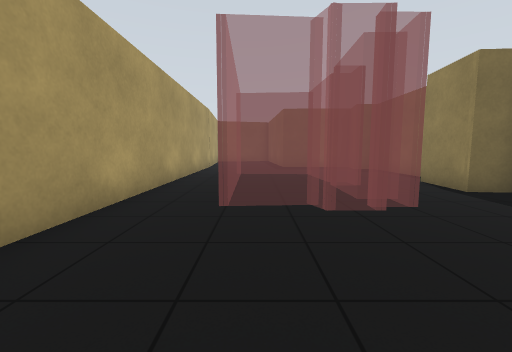
view 1 (above)

19 first-person views from a walk through a robot-simulator world made for Gazebo. The camera is 0.94 m above the floor, tilts 6° down and sees 90° across. The floor is counted in squares, 1 m on a side. Each view is taken from the middle of a square. On the plan, view 1 faces up. The plan holds only what a view shows up to about 10 squares ahead; the rest is blank. Simple patterns stand in for the simulator's built-in surfaces.

view 2
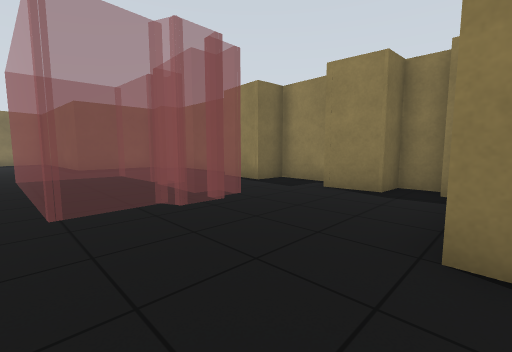

view 3
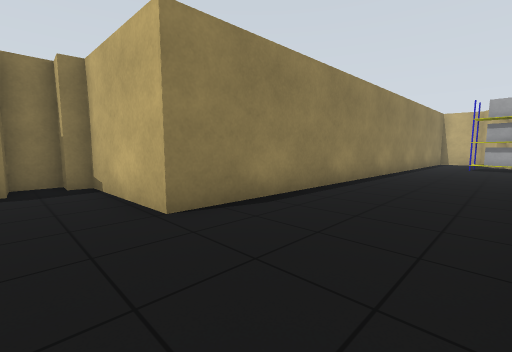

view 4
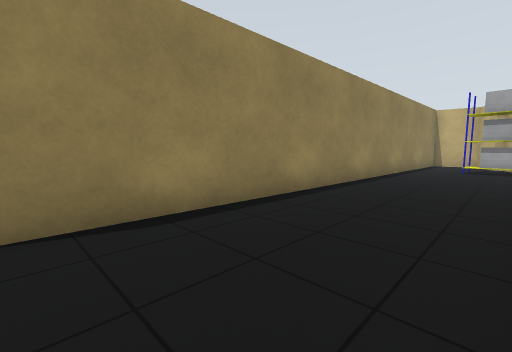

view 5
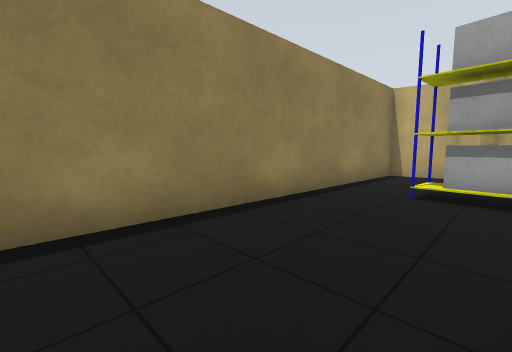

view 6
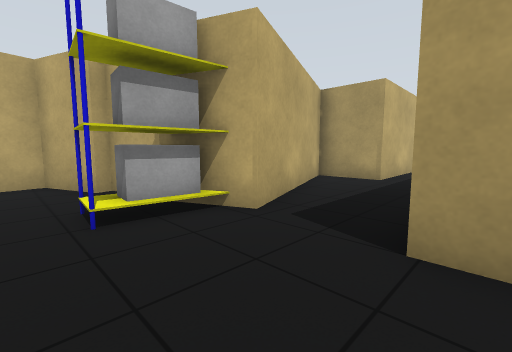

view 7
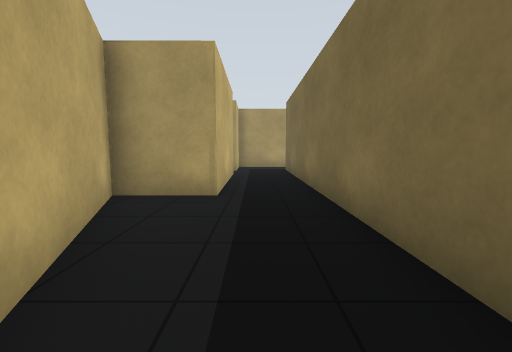

view 8
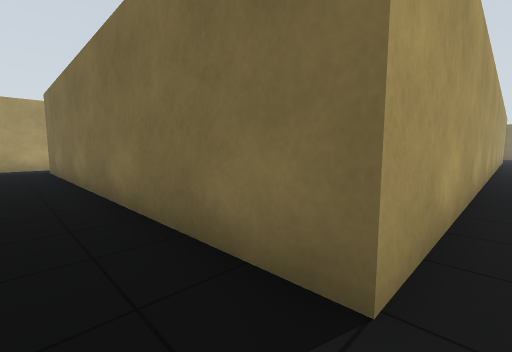

view 9
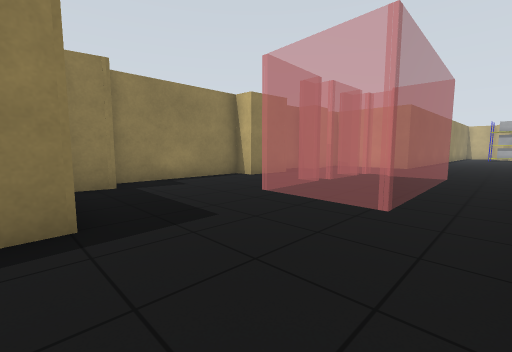

view 10
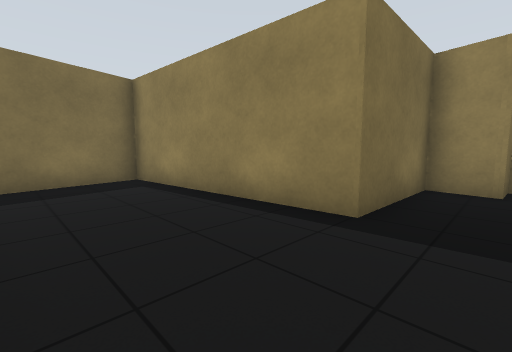

view 11
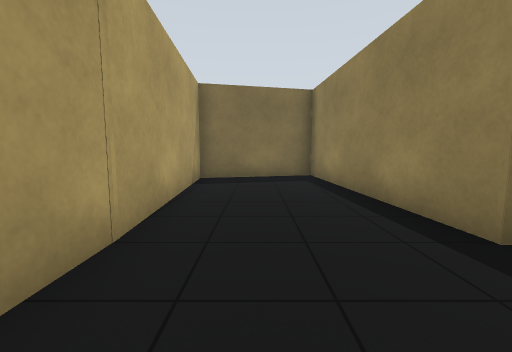

view 12
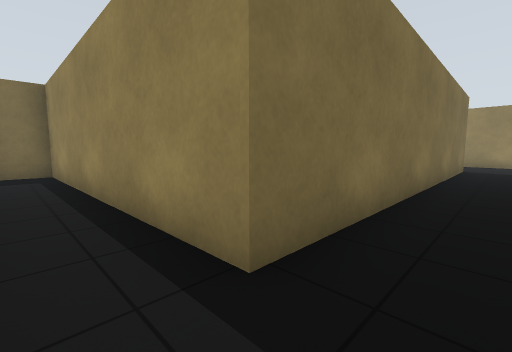

view 13
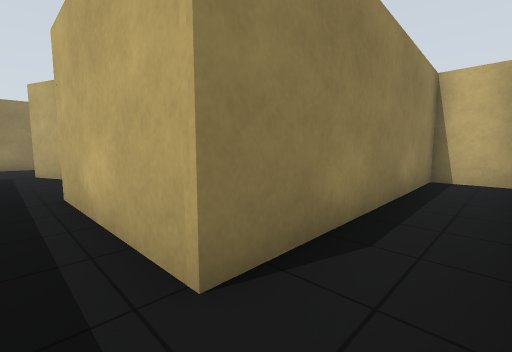

view 14
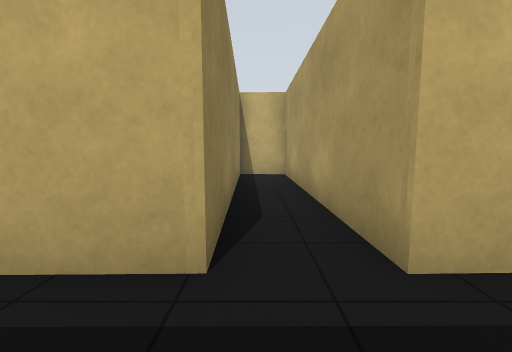

view 15
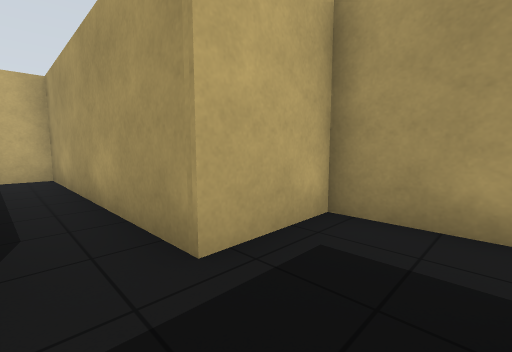

view 16
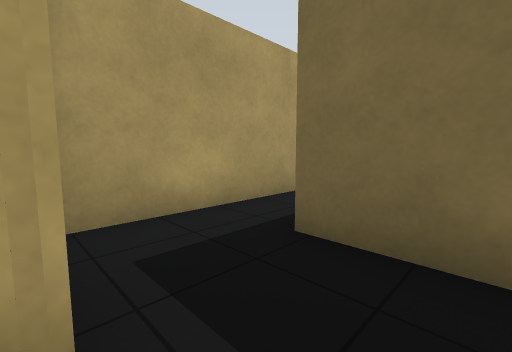

view 17
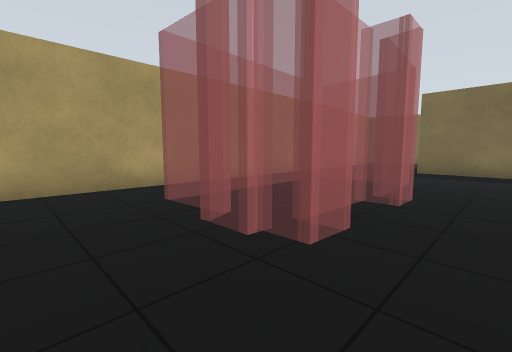

view 18
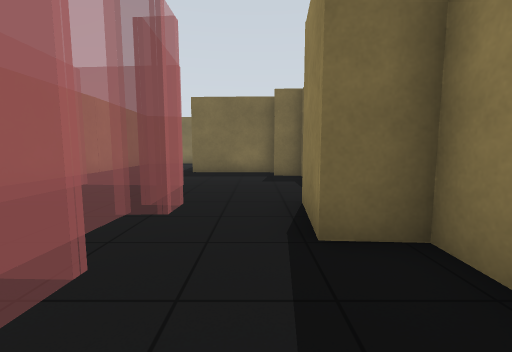

view 19
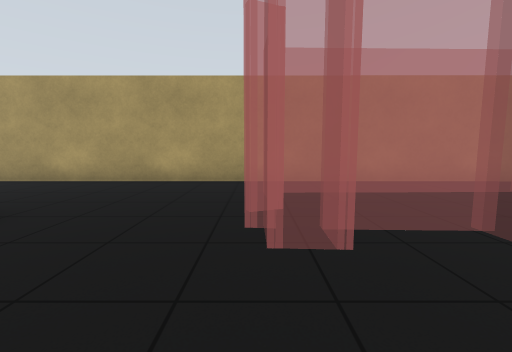

### Floor plan
Points are (right, up) in squares from view 1. A wall is a line through its corners. A room is listed if a view was taken in it or the views show most of it. See-through windows are left out.
Room 1 (views 1, 2, 3, 4, 5, 6, 7, 8, 9, 10, 11, 14, 15, 16, 17, 18, 19)
walls: (4.8, 2) (4.7, 3.3); (5.8, 0.9) (5.8, 1.9); (5.7, 3.8) (5.8, 5.5) (4.7, 5.6) (4.8, 7.4) (5.6, 7.5) (5.6, 12) (4.6, 12.1) (4.9, 13.4) (1.4, 13.4) (1, 20.2) (-2.9, 19.3); (-2.3, -13.9) (-1.7, -15.4); (-1.3, -15.2) (-0.5, -17); (-0.8, -17) (1.1, -16.7) (1.5, 0.3) (5.1, 0.4) (5.1, 1); (-2.4, 19.4) (-2.5, -9.6) (-13.5, -9.6); (-14.2, -11.9) (-14.1, -19.6) (-12.4, -19.6) (-12.6, -11.8) (-8.1, -11.8) (-8.1, -13.9) (-2.8, -11.8) (-2.1, -13.5)
ways out: opening at (-14, -10.5) to room 2
objects: shelf (-3, -13) to (-1, -13)
Room 2 (views 12, 13)
walls: (-16.4, -7.2) (-16.4, -11.9) (-14.2, -11.9); (-13.5, -9.6) (-14.7, -9.6) (-14.8, -0.2) (-16.1, -0.2)
ways out: opening at (-14, -10.5) to room 1

Where each view was taken, in squares from view 1:
view 1: 0 up, 0 right, facing up
view 2: 0 up, 1 left, facing up-right
view 3: 2 up, 2 left, facing down-right
view 4: 0 up, 2 left, facing down-right
view 5: 7 down, 2 left, facing down-right
view 6: 9 down, 0 right, facing down-left
view 7: 11 down, 3 left, facing left
view 8: 11 down, 2 left, facing up-left
view 9: 14 up, 2 left, facing down-right
view 10: 12 up, 2 left, facing up-right
view 11: 11 up, 1 left, facing up
view 12: 11 down, 16 left, facing up-right
view 13: 11 down, 14 left, facing down-right
view 14: 10 down, 13 left, facing down
view 15: 10 down, 13 left, facing down-left
view 16: 12 down, 13 left, facing up-left
view 17: 2 up, 4 right, facing up-left
view 18: 3 up, 4 right, facing up
view 19: 4 up, 5 right, facing left
